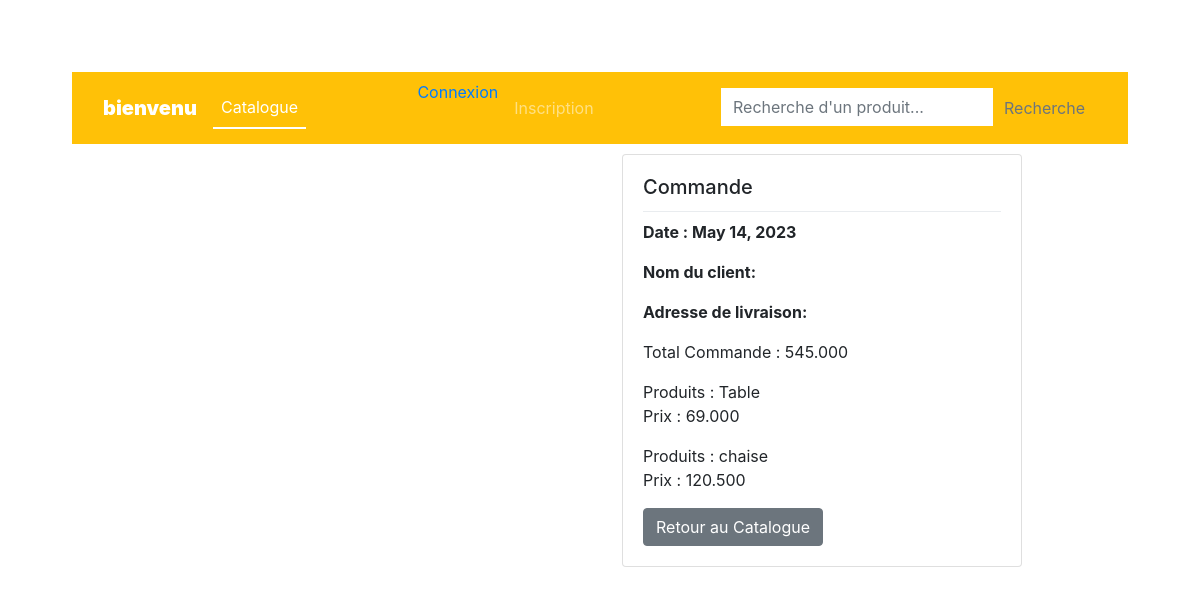
Screenshot of /magasin/Commande/1/ with the database file from the repository.
### magasin/models.py (models this page shows, shortened)
class Commande(models.Model):
    dateCde=models.DateField(null=True,default=date.today)
    totalCde=models.DecimalField(max_digits=10,decimal_places=3)
    produits=models.ManyToManyField('Produit')

class Produit(models.Model):
    TYPE_CHOICES=[('em','emballé'),
              ('fr','frais'),
              ('cs','conservé')
              ]
    libellé = models.CharField(max_length=100)
    description = models.TextField(default='non definie')
    prix = models.DecimalField(max_digits=10, decimal_places=3)
    type = models.CharField(max_length=2,choices=TYPE_CHOICES,default='em')
    categorie = models.ForeignKey('Categorie', on_delete=models.CASCADE, null=True)
    fournisseur=models.ForeignKey('Fournisseur',on_delete=models.CASCADE,null=True)
    img=models.ImageField(blank=True,upload_to='media/')

### magasin/views.py (the view)
# urls.py: path('Commande/<int:commande_id>/', views.detail_commande, name='detail_commande'),
def detail_commande(request, commande_id):
    commande = get_object_or_404(Commande, id=commande_id)
    context = {'commande': commande}
    return render(request, 'magasin/Commandes/detail_commande.html', context)

### magasin/templates/magasin/Commandes/detail_commande.html (shortened to what this page needs)
{% extends 'magasin/base.html' %}
{% block content %}
  <div class="card" style="width: 400px;margin: 10px; margin-left: 550px;" >
   <div class="card-body">
       <h5 class="card-title">Commande</h5>
       <hr class="dropdown-divider">
       <p class="card-text"><b>Date : {{commande.dateCde}}</b></p>
       <p class="card-text"><b>Nom du client:</b> {{commande.nom_client}}</p>
       <p class="card-text"><b>Adresse de livraison:</b> {{commande.adresse_livraison}}</p>
       <p class="card-text">Total Commande : {{commande.totalCde}}</p>
       {% for produit in commande.produits.all %}
       <p class="card-text"> Produits : {{produit.libellé}} <br>
            Prix : {{produit.prix}}</p>
       {% endfor %}
       <a href="{% url 'ListCommande' %}" class="btn btn-secondary">Retour au Catalogue</a>
   </div>
</div>
{% endblock %}

### rows the page displays
Commande: dateCde "May 14, 2023", totalCde "545.000"
Produit: libellé "Table", prix "69.000"
Produit: libellé "chaise", prix "120.500"
